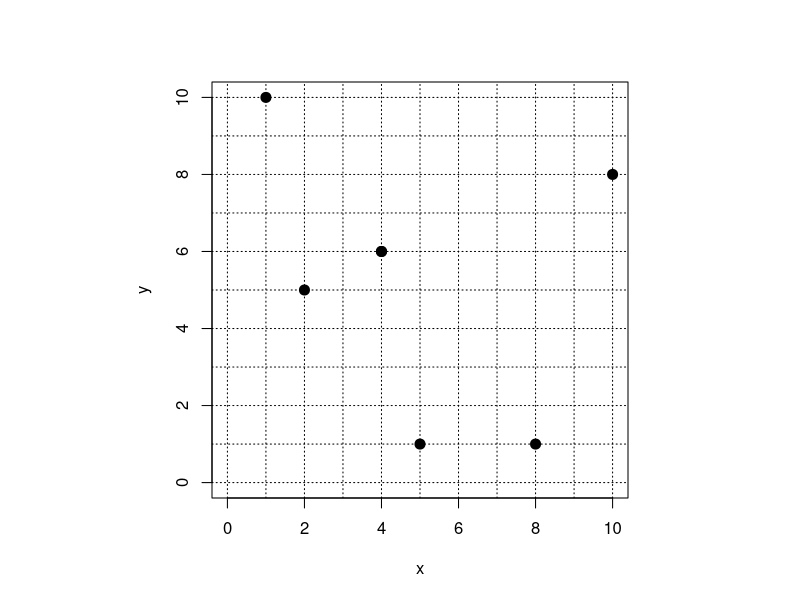

This figure's R source:
## ---- chunk 1
# We ask: if A is function of B (50% chance yes)
#         if B is function of A (50% chance yes)
#         if relation is one-to-one (if prior both yes then yes)
# versions: 1=nono, 2=yesno, 3=noyes, 4=yesyes

shouldAafoB = sample(c(F,T),1)
shouldBafoA = sample(c(F,T),1)

while(T){
  n = sample(6:8,1)
  A = sample(0:10,n,T)
  B = sample(0:10,n,T)
  afa = character()
  afb = character()
  bfa = character()
  bfb = character()
  ifAafoB = T
  ifBafoA = T
  afbads = ""
  bfbads = ""
  for(i in 1:n){
    a = as.character(A[i])
    b = as.character(B[i])
    if(!(a %in% afa)){
      afa = c(afa,a)
      afb = c(afb,b)
    } else {
      pos = which(afa==a)
      if(afb[pos]!=b){
        ifBafoA = F
        afbads = paste0("(",c(a,a),", ",c(afb[pos],b),")",collapse=" and ")
      }
    }
    if(!(b %in% bfb)){
      bfb = c(bfb,b)
      bfa = c(bfa,a)
    } else {
      pos = which(bfb==b)
      if(bfa[pos]!=a){
        ifAafoB = F
        bfbads = paste0("(",c(bfa[pos],a),", ",c(b,b),")",collapse=" and ")
      }
    }
  }
  mystr = paste("(",A,", ",B,")\n\n",collapse="")
  if(ifAafoB==shouldAafoB && 
     ifBafoA==shouldBafoA && 
     length(unique(A)) >= length(A)-2 &&
     length(unique(A)) < length(A) && 
     length(unique(B)) >= length(B)-2 && 
     length(unique(B)) < length(B) ){
    break
  }
}

if(!ifBafoA && !ifAafoB){
  ans1 = "01"
  ans2 = "01"
  ans3 = "01"
  sol = paste0("An $x$ value repeats with different $y$ values, so $y$ is not a function of $x$. The graph fails the vertical line test. For example: ",afbads,"\n\n Also, a $y$ value repeates with different $x$ values, so $x$ is not a function of $y$. The graph fails the horizontal line test. For example: ",bfbads,"\n\n We would need both to be function of the other to have a one-to-one function. Neither is, so we don't even have a function in either direction.")
}
if(ifBafoA && !ifAafoB){
  ans1 = "10"
  ans2 = "01"
  ans3 = "01"
  sol = paste0("Every $x$ value has only one $y$ value, so $y$ is a function of $x$. The graph passes the vertical line test. \n\n A $y$ value repeates with different $x$ values, so $x$ is not a function of $y$. The graph fails the horizontal line test. For example: ",bfbads," \n\n Because $x$ is not a function of $y$, these points are inconsistent with a one-to-one function.")
}
if(!ifBafoA && ifAafoB){
  ans1 = "01"
  ans2 = "10"
  ans3 = "01"
  sol = paste0("An $x$ value repeats with different $y$ values, so $y$ is not a function of $x$. The graph fails the vertical-line test. For example: ",afbads,"\n\n Every $y$ value has only one $x$ value, so $x$ is a function of $y$. The graph passes the horizontal line test. \n\n Because $y$ is not a function of $x$, these points are inconsistent with a one-to-one function.")
}
if(ifBafoA && ifAafoB){
  ans1 = "10"
  ans2 = "10"
  ans3 = "10"
  sol = "Every $x$ value has only one $y$ value, and vice versa. The graph passes both the vertical-line and horizontal-line tests. This means $y$ is a function of $x$ and $x$ is a function of $y$, and the points are consistent with a one-to-one function."
}
## ---- chunk 2
par(pty="s")
plot(A,B,xlim=c(0,10),ylim=c(0,10),xlab="x",ylab="y",asp=1,pch=20,cex=2)
for(i in 0:10){
  abline(h=i,lty=3)
  abline(v=i,lty=3)
}
